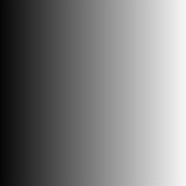
#> input picture Opencv/Image_processing/Images/gradient.png, 186 x 186 px
$ jupyter execute Image_Thresholding.ipynb
#> lines starting #> are read from the running program, lines starting #| are printed output that depends on the picture; after the words box and inside, x2 and y2 are one past the last pixel; in counts of white or black regions, pixels touching at a corner belong together
# Goal
- simple thresholding은 이미지의 픽셀 값을 기준으로 이진화를 수행합니다.

# Simple Thresholding
cv.threshold 함수를 사용하여 이미지를 이진화합니다. 이 함수는 이미지의 각 픽셀을 기준으로 임계값을 설정하고, 픽셀 값이 임계값보다 크면 255로, 작으면 0으로 설정합니다.
- cv.THRESH_BINARY: 픽셀 값이 임계값보다 크면 255로, 작으면 0으로 설정합니다.
- cv.THRESH_BINARY_INV: 픽셀 값이 임계값보다 크면 0으로, 작으면 255로 설정합니다.
- cv.THRESH_TRUNC: 픽셀 값이 임계값보다 크면 임계값으로, 작으면 그대로 유지합니다.
- cv.THRESH_TOZERO: 픽셀 값이 임계값보다 크면 그대로 유지하고, 작으면 0으로 설정합니다.
- cv.THRESH_TOZERO_INV: 픽셀 값이 임계값보다 크면 0으로, 작으면 그대로 유지합니다.

[cell 1]
import cv2 as cv
import numpy as np
from matplotlib import pyplot as plt

img =cv.imread('Images/gradient.png')
#> img is the input picture: shape (186, 186, 3); mean B, G, R 126, 126, 126.3
assert img is not None, "Image not found"
ret, thresh1 = cv.threshold(img, 127, 255, cv.THRESH_BINARY) # 127보다 크면 255로, 작으면 0으로
ret, thresh2 = cv.threshold(img, 127, 255, cv.THRESH_BINARY_INV) # 127보다 크면 0으로, 작으면 255로
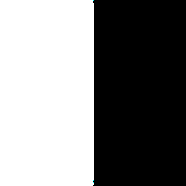
#> thresh2: shape (186, 186, 3); mean B, G, R 128.8, 128.8, 128.8
ret, thresh3 = cv.threshold(img, 127, 255, cv.THRESH_TRUNC) # 127보다 크면 127로, 작으면 그대로
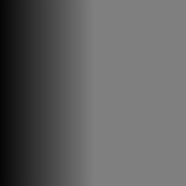
#> thresh3: shape (186, 186, 3); mean B, G, R 96.3, 96.3, 96.5
ret, thresh4 = cv.threshold(img, 127, 255, cv.THRESH_TOZERO) # 127보다 크면 그대로, 작으면 0으로
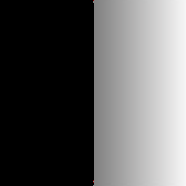
#> thresh4: shape (186, 186, 3); mean B, G, R 92.5, 92.5, 92.7
ret, thresh5 = cv.threshold(img, 127, 255, cv.THRESH_TOZERO_INV) # 127보다 크면 0으로, 작으면 그대로
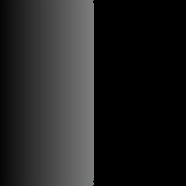
#> thresh5: shape (186, 186, 3); mean B, G, R 33.5, 33.5, 33.6

titles = ['Original Image', 'BINARY', 'BINARY_INV', 'TRUNC', 'TOZERO', 'TOZERO_INV']
images = [img, thresh1, thresh2, thresh3, thresh4, thresh5]

for i in range(6):
    plt.subplot(2, 3, i+1), plt.imshow(images[i], 'gray')
    plt.title(titles[i])
    plt.xticks([]), plt.yticks([])
plt.show()
#> figure, not shown here; B, G, R data is drawn as R, G, B

## Adaptive Thresholding
위에서는 global value를 사용하여 thresholding을 수행했다. 하지만 이미지의 조명이나 환경에 따라서는 global value를 사용하는 것이 적절하지 않을 수 있다. 이럴 때 adaptive thresholding을 사용한다.
- adaptive method는 threshold value를 계산하는 방법을 지정합니다.
- cv.ADAptive_THRESH_MEAN_C: 주변 픽셀의 평균을 사용
- cv.ADAPTIVE_THRESH_GAUSSIAN_C: 주변 픽셀의 가중치 합을 사용
- block size는 thresholding을 수행할 때 고려할 주변 픽셀의 크기를 지정한다.

[cell 2]
import cv2 as cv
import numpy as np
from matplotlib import pyplot as plt

img = cv.imread('Images/sudoku.png', cv.IMREAD_GRAYSCALE)
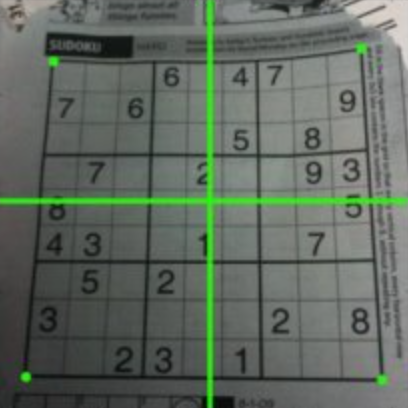
#> input picture Opencv/Image_processing/Images/sudoku.png, 408 x 408 px
#> img: shape (408, 408); min 0, max 214, mean 102.5
assert img is not None, "Image not found"
img = cv.medianBlur(img, 5)

res, th1 = cv.threshold(img, 127, 255, cv.THRESH_BINARY) # 127보다 크면 255로, 작으면 0으로
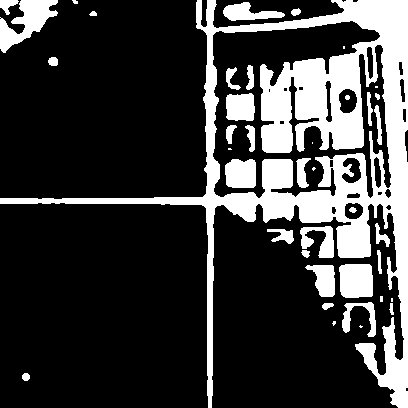
#> th1: shape (408, 408); 23.5% white; 40 white regions (10 under 20 px), largest, box (x1, y1, x2, y2) and area: (0, 0, 408, 408) 30389, (0, 0, 58, 53) 1446, (339, 264, 373, 298) 1079
th2 = cv.adaptiveThreshold(img, 255, cv.ADAPTIVE_THRESH_MEAN_C, cv.THRESH_BINARY, 11, 2) # 11x11 이웃의 평균값으로 이진화
#> th2: shape (408, 408); 70.2% white; 346 black regions (246 under 20 px), largest, box (x1, y1, x2, y2) and area: (0, 203, 207, 408) 8323, (212, 0, 397, 199) 7116, (0, 0, 208, 199) 6290
th3 = cv.adaptiveThreshold(img, 255, cv.ADAPTIVE_THRESH_GAUSSIAN_C, cv.THRESH_BINARY, 11, 2) # 11x11 이웃의 가우시안 평균값으로 이진화
#> th3: shape (408, 408); 75% white; 390 black regions (245 under 20 px), largest, box (x1, y1, x2, y2) and area: (0, 203, 207, 408) 6713, (0, 0, 208, 199) 4499, (212, 0, 373, 199) 4011

titles = ['Original Image', 'Global Thresholding (v = 127)', 'Adaptive Mean Thresholding', 'Adaptive Gaussian Thresholding']
images = [img, th1, th2, th3]

for i in range(4):
    plt.subplot(2, 2, i+1), plt.imshow(images[i], 'gray')
    plt.title(titles[i])
    plt.xticks([]), plt.yticks([])
plt.show()

## Otsu's Binarization
global thresholding에서는 사용자가 임계값을 지정해야 했다. 하지만 Otsu's Binarization은 임계값을 자동으로 계산한다. 이 방법은 이미지의 히스토그램을 분석하여 bimodal image에서 임계값을 찾는다.
이미지의 두 개의 클래스를 가장 잘 구분하는 임계값을 찾는다.
cv.threshold 함수의 type에 cv.THRESH_OTSU를 지정하면 이 방법을 사용할 수 있다.

[cell 3]
import cv2 as cv
import numpy as np
from matplotlib import pyplot as plt

img = cv.imread('Images/noisy2.png', cv.IMREAD_GRAYSCALE)
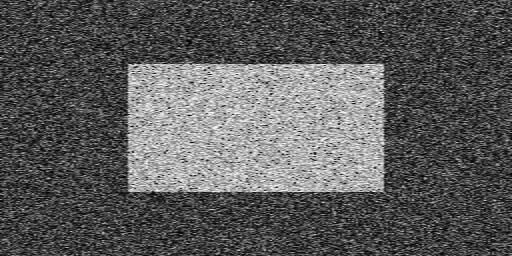
#> input picture Opencv/Image_processing/Images/noisy2.png, 512 x 256 px
#> img is the input picture: shape (256, 512); min 0, max 254, mean 91
assert img is not None, "Image not found"

# global thresholding
ret1, th1 = cv.threshold(img, 127, 255, cv.THRESH_BINARY) # 127보다 크면 255로, 작으면 0으로
#> th1: shape (256, 512); 25.3% white; 1632 white regions (1631 under 20 px), largest, box (x1, y1, x2, y2) and area: (125, 62, 387, 193) 29976

# Otsu's thresholding
ret2, th2 = cv.threshold(img, 0, 255, cv.THRESH_BINARY + cv.THRESH_OTSU) # 자동으로 최적의 임계값을 찾아줌
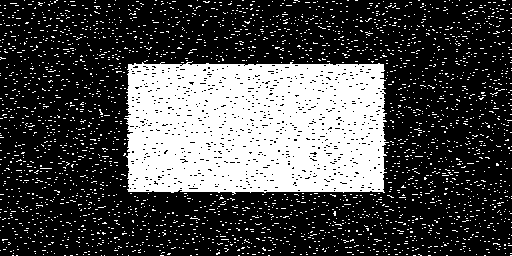
#> th2: shape (256, 512); 28.8% white; 2741 white regions (2740 under 20 px), largest, box (x1, y1, x2, y2) and area: (124, 61, 389, 195) 31152
#> ret2 = 114

# Otsu's thresholding after Gaussian filtering
blur = cv.GaussianBlur(img, (5, 5), 0)
ret3, th3 = cv.threshold(blur, 0, 255, cv.THRESH_BINARY + cv.THRESH_OTSU)
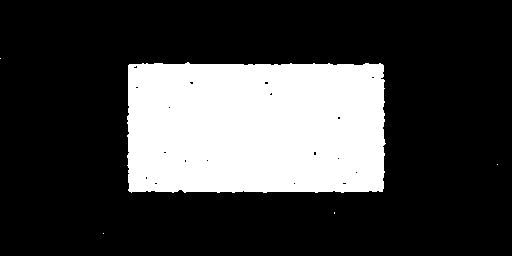
#> th3: shape (256, 512); 25% white; 5 white regions (4 under 20 px), largest, box (x1, y1, x2, y2) and area: (127, 62, 386, 193) 32724
#> ret3 = 117

# plot all the images and their histograms
images = [img, 0, th1, img, 0, th2, blur, 0, th3]
titles = ['Original Noisy Image', 'Histogram', 'Global Thresholding (v=127)', 'Original Noisy Image', 'Histogram', "Otsu's Thresholding", 'Gaussian filtered Image', 'Histogram', "Otsu's Thresholding"]

for i in range(3):
    plt.subplot(3, 3, i*3+1), plt.imshow(images[i*3], 'gray')
    plt.title(titles[i*3]), plt.xticks([]), plt.yticks([])
    plt.subplot(3, 3, i*3+2), plt.hist(images[i*3].ravel(), 256)
    plt.title(titles[i*3+1]), plt.xticks([]), plt.yticks([])
    plt.subplot(3, 3, i*3+3), plt.imshow(images[i*3+2], 'gray')
    plt.title(titles[i*3+2]), plt.xticks([]), plt.yticks([])
plt.show()
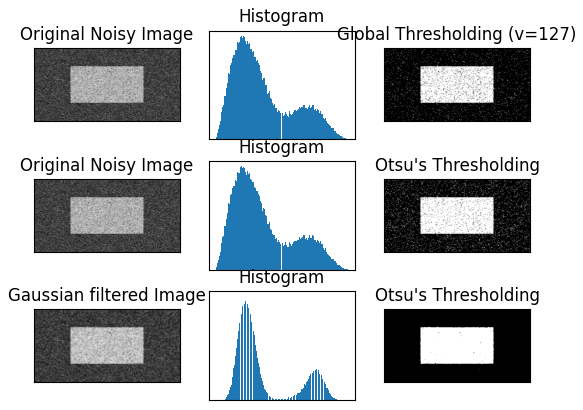
#> figure drawn by matplotlib, 9 panels

## How does Otsu's Binarization work?
Otsu 알고리즘은 이미지의 히스토그램을 분석하여 임계값을 찾는다. 이미지의 픽셀 값이 bimodal distribution을 따른다고 가정하면, 두 개의 클래스를 가장 잘 구분하는 임계값을 찾는다. 이 때, 두 클래스의 분산이 최소가 되는 임계값을 찾는다. weight within class variance를 최소화하는 임계값을 찾는다.

[cell 4]
img = cv.imread('Images/noisy2.png', cv.IMREAD_GRAYSCALE)
assert isinstance(img, np.ndarray), "Image not found"

blur = cv.GaussianBlur(img, (5, 5), 0)

# find normalized_histogram, and its cumulative distribution function
hist = cv.calcHist([blur], [0], None, [256], [0, 256]) # 히스토그램 계산
#> hist = 256 values, max 2993 at index 61, min 0 at index 0, mean 512
hist_norm = hist.ravel()/hist.max() # 정규화
#> hist_norm = 256 values, max 1 at index 61, min 0 at index 0, mean 0.171
Q = hist_norm.cumsum() # 누적합
#> Q = 256 values from 0 to 43.79

bins = np.arange(256) # 각 픽셀값에 대한 배열

fn_min = np.inf # 최소값 초기화
thresh = -1 # 임계값 초기화

for i in range(1, 256):
    p1, p2 = np.hsplit(hist_norm, [i]) # 누적합을 기준으로 분할
    q1, q2 = Q[i], Q[255]-Q[i] # 누적합을 기준으로 분할
    if q1 < 1.e-6 or q2 < 1.e-6:
        continue
    b1, b2 = np.hsplit(bins, [i]) # 픽셀값을 기준으로 분할

    # finding means and variances
    m1, m2 = np.sum(p1*b1)/q1, np.sum(p2*b2)/q2 # 평균 계산
    v1, v2 = np.sum(((b1-m1)**2)*p1)/q1, np.sum(((b2-m2)**2)*p2)/q2 # 분산 계산

    # calculates the minimization function
    fn = v1*q1 + v2*q2 # 최소값 계산
    if fn < fn_min:
        fn_min = fn
        thresh = i
#> this loop made 255 passes
#> (p1, q1, q2, m1, m2, v1, v2, fn) on passes 14 to 15: ([0, 0, 0, 0, 0, 0, 0, 0, 0, 0, 0, 0, 0, 0], 0.000334, 43.79, 0, 91.05, 0, 2354.2, 103096.7), ([0, 0, 0, 0, 0, 0, 0, 0, 0, 0, 0, 0, 0, 0, 0.000334], 0.000334, 43.79, 14, 91.05, 0, 2354.2, 103094.8)
#> (q1, q2, m1, m2, v1, v2, fn, fn_min) on passes 17, 18, 19, 21, 22, 23: (0.001, 43.79, 10, 91.05, 17.33, 2354.2, 103092.9, 103092.9), (0.00134, 43.79, 11.75, 91.05, 12.67, 2354.1, 103091.1, 103091.1), (0.00134, 43.79, 16.25, 91.05, 2.19, 2354.1, 103089.3, 103089.3), (0.00234, 43.79, 12.14, 91.05, 19.71, 2354.1, 103087.6, 103087.6), (0.00434, 43.79, 9.77, 91.05, 41.05, 2354.1, 103084.5, 103084.5), (0.00635, 43.79, 13.63, 91.06, 31.87, 2354, 103074.9, 103074.9)

# find otsu's threshold value with OpenCV function
ret, otsu = cv.threshold(blur, 0, 255, cv.THRESH_BINARY + cv.THRESH_OTSU) # 자동으로 최적의 임계값을 찾아줌
print( "{} {}".format(thresh, ret) ) # 수동으로 찾은 임계값과 OpenCV 함수로 찾은 임계값 출력
#| 118 117.0
